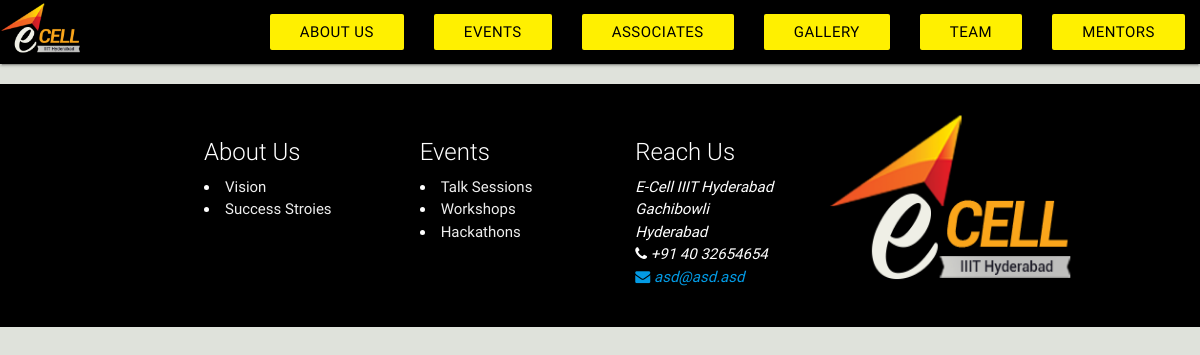
The app's page /website/team/, older data.
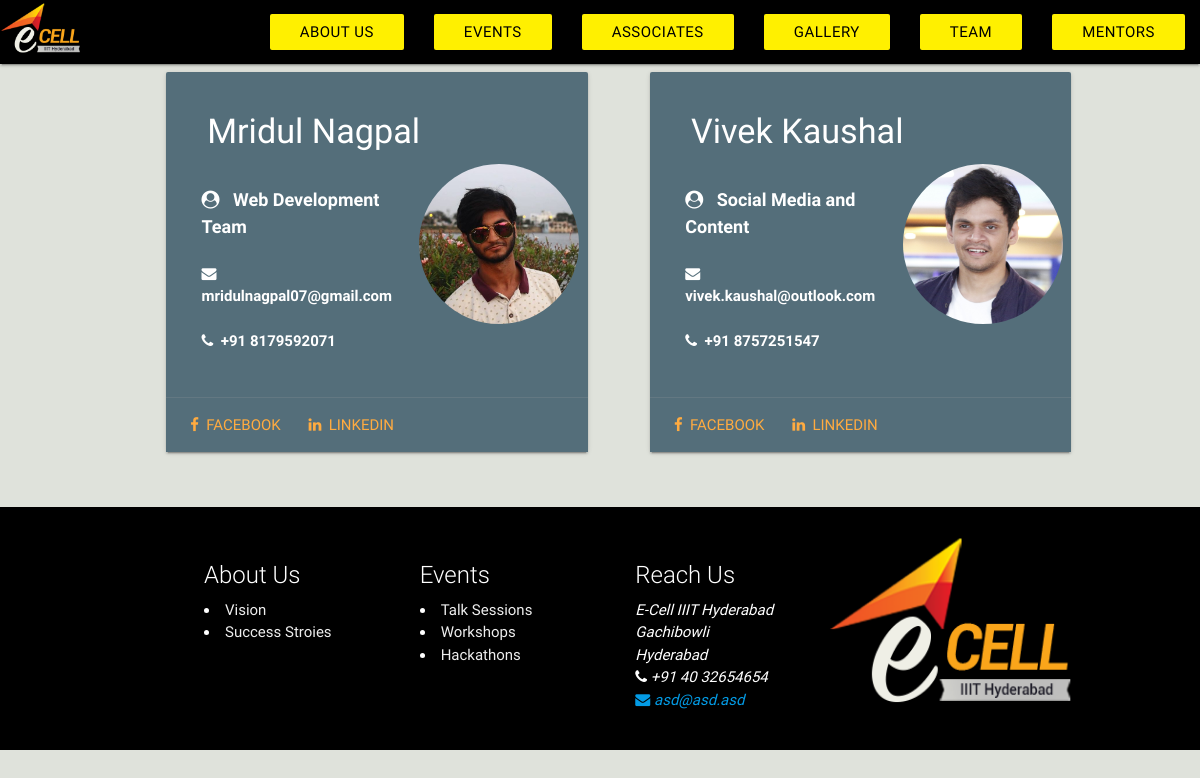
The same page, newer data.
### website/models.py (models this page shows)
class Person(models.Model):
    firstName = models.CharField(max_length=30)
    lastName = models.CharField(max_length=30)
    email = models.CharField(max_length=120)
    phoneNo = models.CharField(max_length=20)
    position = models.CharField(max_length=120)
    fb = models.CharField(max_length=255)
    linkedin = models.CharField(max_length=255)
    persons = PersonManager()

### website/views.py (the view)
def team(request):
    person = models.Person.persons.all()
    return render(request, 'website/team.html',{ 'person': person })

### website/template/website/team.html
{% extends "website/base.html" %}
{% load static %}
{% block main %}
	  <div class="row" style="margin-left: 135px;">
	{% for instance in person %}
        <div class="col m5" style="margin: 0 20px 20px 20px;">
          <div class="card blue-grey darken-1">
            <div class="card-content white-text">
              <span class="card-title"><h4>&nbsp;&nbsp;{{ instance.firstName }} {{ instance.lastName }}</h4></span>
             	 <div class="row">
            	 	 <div class="col m7"><br>
            	 	  <p style="font-size: 18px; font-weight: bold;"><i class="fa fa-user-circle" aria-hidden="true"></i> &nbsp; {{ instance.position }}</p><br>
            	 	  <a href="mailto:{{ instance.email }}" style="color:white"><p style="font-size: 15px; font-weight: bold;" ><i class="fa fa-envelope"></i> &nbsp; {{ instance.email }}</p></a><br>
      				  <p style="font-size: 15px; font-weight: bold;"><i class="fa fa-phone"></i>&nbsp; {{ instance.phoneNo }}</p>
              		</div>
              		<div class="col m2" style="margin-right: 20px">
              			<img src = '{% static 'images/Core Team/' %}{{ instance.firstName }}.jpg' class = "circle" style="height:160px; width:160px;">
              		</div>
              		<div class="col m2">
              		</div>
            	 </div>
             </div>
            <div class="card-action">
              <a href="{{ instance.fb }}"><i class="fa fa-facebook" target="_blank"></i>&nbsp;&nbsp;Facebook</a>
              <a href="{{ instance.linkedin }}" target="_blank"><i class="fa fa-linkedin"></i>&nbsp;&nbsp;LinkedIn</a>
            </div>
          </div>
        </div>
     {% endfor %}
</div>
{% endblock %}

### website/template/website/base.html (shortened to what this page needs)
{% load static %}
<!DOCTYPE html>
<html>
<head>
	<link rel="stylesheet" href="https://maxcdn.bootstrapcdn.com/font-awesome/4.7.0/css/font-awesome.min.css">
	<link rel="stylesheet" href= "{% static 'css/materialize.min.css' %}">
</head>
<body>
	<nav>
		<div class="nav-wrapper black">
        <img src="{% static 'images/logo-ecell2x.png' %}" style="max-height:60px; width:auto">
			<ul id="nav-mobile" class="right hide-on-med-and-down">
				<li> <a class='dropdown-button btn' href='#' data-activates='aboutus-dropdown'>About Us</a></li>
				<li> <a class='dropdown-button btn' href='/website/events'>Events</a></li>
				<li> <a class='dropdown-button btn' href='#' data-activates='associates-dropdown'>Associates</a></li>
				<li> <a class='btn' href="/website/gallery">Gallery</a></li>
				<li> <a class='btn' href="/website/team">Team</a></li>
				<li> <a class='dropdown-button btn' href='#' data-activates='mentors-dropdown'>Mentors</a></li>
			</ul>
		</div>
	</nav>
{% block main %}<br><br>{% endblock %}
<footer class="page-footer black">
  <div class="container">
    <div class="row">
      <div class="col l3 s12">
				<div class="card black">
            <div class="card-content white-text">
              <span class="card-title">About Us</span>
								<li><a class="grey-text text-lighten-3" href="/website/about/vision">Vision</a></li>
								<li><a class="grey-text text-lighten-3" href="/website/about/success_stories">Success Stroies</a></li>
			</div>
				</div>
		</div>
		  <div class="col l3 s12">
				<div class="card black">
            <div class="card-content white-text">
              <span class="card-title">Events</span>
								<li><a class="grey-text text-lighten-3" href="/website/events/talks">Talk Sessions</a></li>
								<li><a class="grey-text text-lighten-3" href="/website/events/workshops">Workshops</a></li>
								<li><a class="grey-text text-lighten-3" href="/website/events/hackathons">Hackathons</a></li>
						</div>
				</div>
			</div>
			<div class="col l3 s12">
				<div class="card black">
            <div class="card-content white-text">
              <span class="card-title">Reach Us</span>
								<address>
									<p>
										E-Cell IIIT Hyderabad<br>
										Gachibowli<br>
										Hyderabad<br>
										<span class="fa fa-phone"></span> +91 40 32654654<br>
										<a href="mailto:asd@asd.asd"><span class="fa fa-envelope"></span> asd@asd.asd<br></a>
									</p>
								</address>
						</div>
					</div>
			</div>
		  <div class="col l3 s12">
        <img src="{% static 'images/logo-ecell2x.png' %}" style="height:200px; width:250px">
      </div>
    </div>
  </div>
</footer>
</body>
</html>

### website/template/website/base.html (style rules this page uses)
body { background-color:#DFE2DB !important; }
.btn { background-color: #FFF000; color: black !important; }

Row changes from the older to the newer data that the page shows:
added Person: firstName "Mridul", lastName "Nagpal", position "Web Development Team", email "mridulnagpal07@gmail.com", phoneNo "+91 8179592071", firstName (picture)
added Person: firstName "Vivek", lastName "Kaushal", position "Social Media and Content", email "vivek.kaushal@outlook.com", phoneNo "+91 8757251547", firstName (picture)
